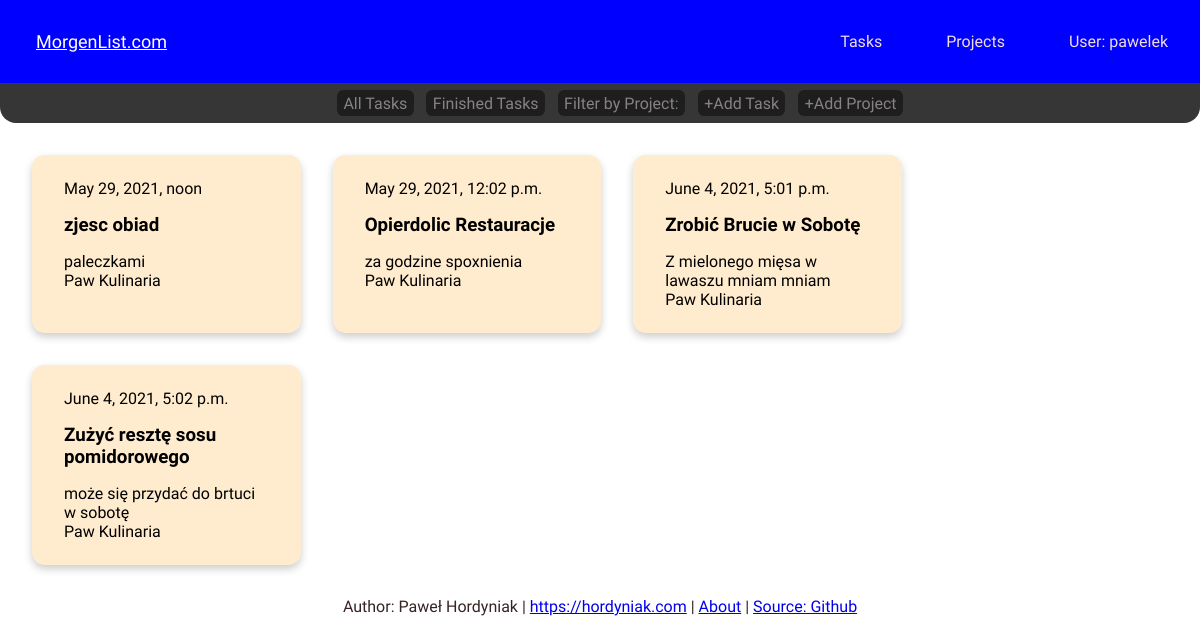
/project_detail/5 (signed in), run on the app's committed database.
### tasktrack/models.py (models this page shows, shortened)
class Task(models.Model):
    author = models.ForeignKey('auth.User', on_delete=models.CASCADE)
    project = models.ForeignKey('tasktrack.Project', related_name='Tasks', null=True, on_delete=models.CASCADE)
    title = models.CharField(max_length=200, unique=True)
    updated_on = models.DateTimeField(auto_now = True)
    description = models.TextField()
    created_on = DateTimeField(auto_now_add=True)
    status = models.IntegerField(choices=STATUS, default = 0)
    class Meta:
        ordering = ['created_on']

class Project(models.Model):
    owner = models.ForeignKey('auth.User', on_delete=models.CASCADE)
    title = models.CharField(max_length=24, unique=True)
    status = models.IntegerField(choices=STATUS, default = 0)
    def __str__(self) -> str:
        return self.title

### tasktrack/views.py (the view)
# urls.py: path('project_detail/<int:pk>', views.ProjectDetailView.as_view(), name='project_detail'),
class ProjectDetailView(LoginRequiredMixin, generic.DetailView):
    model = Project
    context_object_name = 'project'
    template_name = 'task_list.html'
    login_url = '/login/'
    def get_context_data(self, **kwargs):
        context = super().get_context_data(**kwargs)
        context['projects'] = Project.objects.filter(owner=self.request.user)
        return context

### tasktrack/templates/task_list.html (shortened to what this page needs)
{% extends "base.html" %}
{% block content %}
<nav class="sub-navbar">
    <ul class="nav-links">
        <li class="sub-nav-link"><a href="{% url 'task_list' %}">All Tasks</a></li>
        <li class="sub-nav-link"><a href="{% url 'task_done' %}">Finished Tasks</a></li>
        <li class="sub-nav-link"> <div class="dropdown">
            <a href='#' class="drop-btn">Filter by Project:</a>
          </div> </li>
          <li class="sub-nav-link"><a href="{% url 'create_task' %}">+Add Task</a></li>
          <li class="sub-nav-link"><a href="{% url 'create_project' %}">+Add Project</a></li>
    </ul>
</nav>
<div class='taskfield'>
{% if project %}
    {% for task in project.Tasks.all %}
        {% if task.status == 0 %}
        <div class="task">
            <a href="{% url 'edit_task' pk=task.pk %}">
            <div class="container">
                <p>{{ task.created_on }}</p>
                <h3 class = "title">{{ task.title }}</h3>
                <p>{{ task.description }}<br>
                {{ task.project }}<br>
            </div> </a>
        </div>
        {% endif %}
    {% empty %}
    <p>List is empty</p>
    {% endfor %}
{% endif %}
</div>
{% endblock %}

### tasktrack/templates/base.html (shortened to what this page needs)
<!DOCTYPE html>
{% load static %}
<html lang="en">
<head>
    <link rel="stylesheet" href="{% static 'css/base.css' %}">
</head>
<body>
    <nav class="MyNavbar">
        <a href="#" class="site-logo">MorgenList.com</a>
        <ul class="nav-links">
            {% if request.user.is_authenticated %}
                <li class='nav-item'><a href="{% url 'task_list' %}">Tasks</a></li>
                <li class='nav-item'><a href="#">Projects</a></li>
                <li class='nav-item'><a href="{% url 'logout' %}">User: {{ request.user }}</a></li>
            {% else %}
                <li class='nav-item'><a href="{% url 'user_login' %}">Login</a></li>
            {% endif %}
        </ul>
    </nav>
    {% block content %}{% endblock content %}
    <p class="footer">Author: Paweł Hordyniak | <a href="https://hordyniak.com">https://hordyniak.com</a> | <a href="{% url 'about' %}">About</a> | <a href="https://github.com/Pawel-9215/TaskManager">Source: Github</a></p>
</body>
</html>

### tasktrack/static/css/base.css (style rules this page uses)
body { margin: 0; font-family: 'Barlow Semi Condensed', sans-serif; color: rgb(53, 36, 36); background-color: rgb(255, 255, 255); }
.taskfield { margin: 1em; display: flex; flex-wrap: wrap; justify-content: flex-start; }
.task { box-shadow: 0 4px 8px 0 rgba(0,0,0,0.2); transition: 0.1s; min-width: 23%; max-width: 23%; border-radius: 0.8em; background-color: blanchedalmond; margin: 1em; display: inline-block; }
.task a:link { color: black; text-decoration: none; }
.container { padding: 0.5em 2em; text-decoration: none; }
.container h3 { padding: 0em; margin: 0em; }
.footer { text-align: center; }
ul { list-style-type: none; }
.nav-item a { display: inline-block; padding: 1em 2em; text-decoration: none; color: rgb(240, 221, 221); }
.sub-nav-link a { display: inline-block; padding: 0.2em 0.4em; margin: 0em 0.4em; text-decoration: none; color: rgb(138, 130, 130); background-color: #1e1e1f; border-radius: 0.4em; }
.site-logo { padding-left: 2em; padding-right: 2em; color: white; font-size: large; }
.MyNavbar { display: flex; justify-content: space-between; background-color: blue; align-items: center; transition: 50ms; }
.dropdown { position: relative; display: inline-block; }
.sub-navbar { border-bottom-left-radius: 1em; border-bottom-right-radius: 1em; display: flex; justify-content: center; background-color: rgb(54, 54, 54); align-items: center; height: 2.5em; }
.nav-links { display: flex; }

### data on the page
Task: created_on "May 29, 2021, noon", title "zjesc obiad", description "paleczkami", project "Paw Kulinaria"
Task: created_on "May 29, 2021, 12:02 p.m.", title "Opierdolic Restauracje", description "za godzine spoxnienia", project "Paw Kulinaria"
Task: created_on "June 4, 2021, 5:01 p.m.", title "Zrobić Brucie w Sobotę", description "Z mielonego mięsa w lawaszu mniam mniam", project "Paw Kulinaria"
Task: created_on "June 4, 2021, 5:02 p.m.", title "Zużyć resztę sosu pomidorowego", description "może się przydać do brtuci w sobotę", project "Paw Kulinaria"

### other printed values
{{ request.user }} "pawelek"
